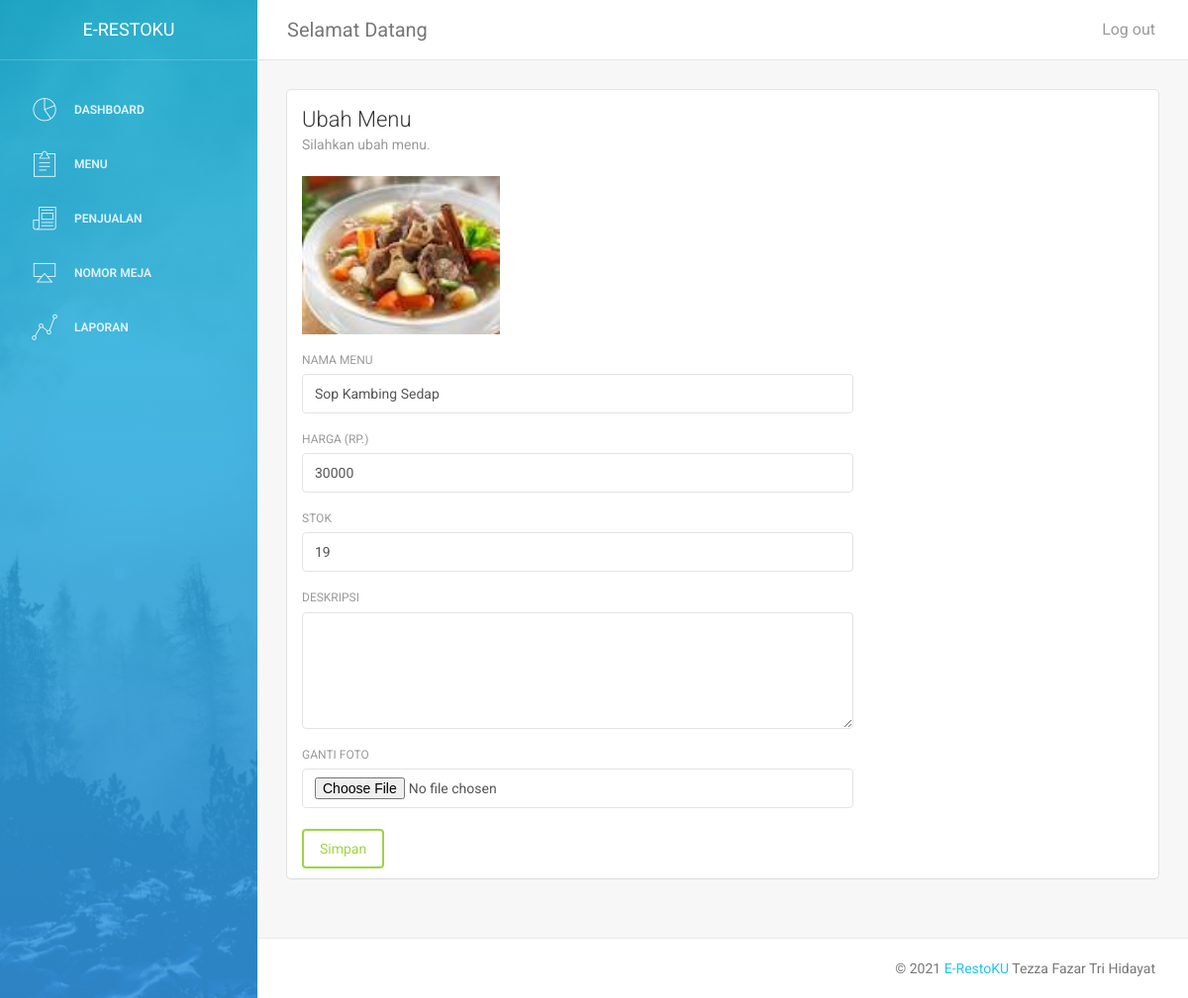
The app's page /dashboard/index.php?halaman=ubahproduk&id=9 (signed in) with its own data.
### tables this page shows
CREATE TABLE `produk` (
  `id_produk` int(11) NOT NULL,
  `nama_produk` varchar(100) NOT NULL,
  `harga_produk` int(11) NOT NULL,
  `stok_produk` int(11) NOT NULL,
  `foto_produk` varchar(100) NOT NULL,
  `deskripsi_produk` text NOT NULL
);

### dashboard/ubahproduk.php (the view, shortened to what this page needs)
<?php
$ambil=$koneksi->query("SELECT * FROM produk WHERE id_produk='$_GET[id]'");
$pecah=$ambil->fetch_assoc();
?>
<div class="content">
      <div class="container-fluid">
        <div class="row">
          <div class="col-md-12">
            <div class="card">
              <div class="header">
                <h4 class="title">Ubah Menu</h4>
                <p class="category">Silahkan ubah menu.</p>
              </div>
				  <div class="content">
					<form method="POST" enctype="multipart/form-data">
						<div class="row">
							<div class="col-md-8">
								<div class="form-group">
									<img src="../foto_produk/<?php echo $pecah['foto_produk']?>" width="200">
								</div>
								<div class="form-group">
									<label>Nama Menu</label>
									<input type="text" name="nama" class="form-control" value="<?php echo$pecah['nama_produk'];?>">
								</div>
								<div class="form-group">
									<label>Harga (Rp.)</label>
									<input type="number" name="harga" class="form-control" value="<?php echo$pecah['harga_produk'];?>">
								</div>
								<div class="form-group">
									<label>Stok</label>
									<input type="number" name="stok" class="form-control" value="<?php echo$pecah['stok_produk'];?>">
								</div>
								<div class="form-group">
									<label>Deskripsi</label>
									<textarea name="deskripsi" rows="5" class="form-control"><?php echo $pecah['deskripsi_produk'];?></textarea>
								</div>
								<div class="form-group">
									<label>Ganti Foto</label>
									<input type="file" name="foto" class="form-control">
								</div>
							</div>
						</div>
						<button class="btn btn-success" name="ubah">Simpan</button>
					</form>
					</div>
            </div>
          </div>
        </div>
      </div>
    </div>

### records on screen
produk: foto_produk (picture), nama "Sop Kambing Sedap", harga "30000", stok "19"
